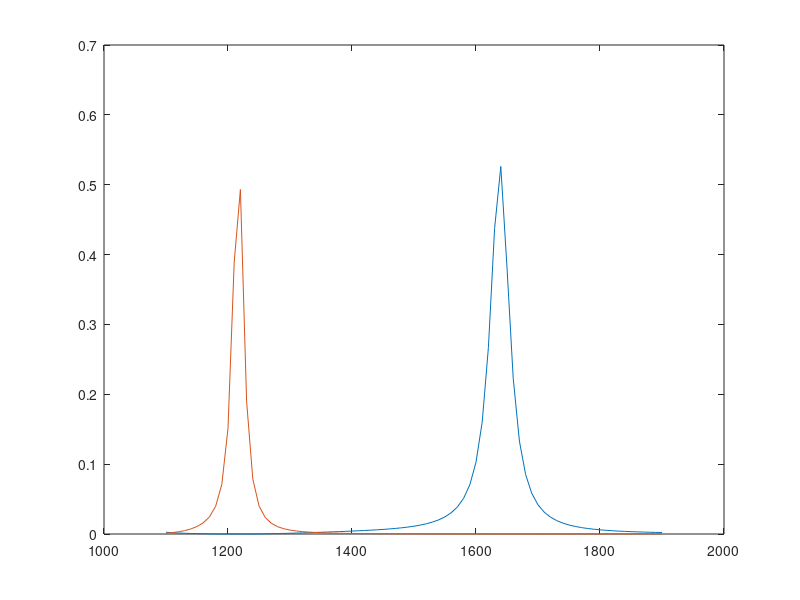

This chart was generated by the following MATLAB code:
close all;
clc;
clear all;
x=[% Model:              8.mph
% Version:            COMSOL 6.3.0.290
% Date:               Nov 3 2026, 00:06
% Dimension:          1
% Nodes:              162
% Expressions:        1
% Description:        Global
% Operating waveglength (nm) , 
1100                         0.0024842662953805904
1110                         0.0018930805637201239
1120                         0.0014281740175025833
1129.9999999999998           0.00105888890793854
1140                         7.637452569200325E-4
1149.9999999999998           5.277837423166555E-4
1160                         3.407776516426508E-4
1169.9999999999998           1.9613535724109674E-4
1180                         9.051963665875033E-5
1190                         2.4850406453751062E-5
1200                         9.995783042006866E-6
1210                         8.077350755797462E-5
1220                         1.0117716777919338E-4
1230                         2.3071857875455566E-5
1239.9999999999998           5.876047722078242E-5
1250                         1.5110034778965215E-4
1259.9999999999998           2.8072027947344003E-4
1270                         4.418121519700448E-4
1279.9999999999998           6.310570599774235E-4
1290                         8.454090052774105E-4
1300                         0.0010817085506863694
1310                         0.001336772601912361
1320                         0.0016076222949497915
1330                         0.001891726713235557
1340                         0.0021872071128282234
1349.9999999999998           0.0024929803491539615
1360                         0.002808842604026057
1369.9999999999998           0.003135508654819703
1380                         0.003474628964225284
1389.9999999999998           0.003828808726574148
1400                         0.004201630728783535
1409.9999999999998           0.004597993487236971
1420                         0.005024526972452196
1430                         0.005489609827343543
1440                         0.006003739802600941
1450                         0.00658010104246445
1459.9999999999998           0.007235392987381965
1470                         0.007991035109957297
1479.9999999999998           0.008874926372868668
1490                         0.009924046329411303
1499.9999999999998           0.01118836905569267
1510                         0.012736884152652627
1519.9999999999998           0.014667103703258251
1530                         0.017120530446748203
1540                         0.020308701078560705
1550                         0.024558775801067023
1560                         0.030396954992007647
1569.9999999999998           0.03870892910579164
1580                         0.05106601717006016
1589.9999999999998           0.07042697898716009
1600                         0.10271788834283241
1609.9999999999998           0.16030888869551752
1620                         0.2671285320575501
1629.9999999999998           0.43748879514557687
1640                         0.5261465209309463
1650                         0.38134637718247605
1660                         0.2230410299137927
1670                         0.13305977477558756
1679.9999999999998           0.08512015693127725
1690                         0.058103936480149415
1699.9999999999998           0.041786637320898774
1710                         0.03131085117979083
1719.9999999999998           0.024237279439531013
1730                         0.019259509418613024
1739.9999999999998           0.015635274276178564
1750                         0.012920630411331466
1759.9999999999998           0.010838125173109548
1770                         0.00920770291110898
1780                         0.007908663610238814
1789.9999999999998           0.00685778971431538
1800                         0.005996280947779334
1809.9999999999998           0.0052816828830572924
1820                         0.004682752455847099
1829.9999999999998           0.004176101706582834
1840                         0.0037439534134795925
1849.9999999999998           0.003372607461680284
1860                         0.003051372791920926
1869.9999999999998           0.0027718106268718925
1880                         0.002527189773148271
1890                         0.002312088919891082
1899.9999999999998           0.0021221024437133936

];
y=[1100                         0.0011934569801375138
1110                         0.001998821209037925
1120                         0.0031691701023582415
1129.9999999999998           0.004842857370428043
1140                         0.007233182850136567
1149.9999999999998           0.010703999440407107
1160                         0.01594433991290313
1169.9999999999998           0.024403813322090396
1180                         0.03952607859963904
1190                         0.07090463295013098
1200                         0.15119314012535698
1210                         0.3893549127164563
1220                         0.4931811165105062
1230                         0.18992942196600976
1239.9999999999998           0.0787722768360435
1250                         0.040279269372010866
1259.9999999999998           0.023678439177739603
1270                         0.01526196856877692
1279.9999999999998           0.010490008003001957
1290                         0.007558675310615515
1300                         0.00564692443946361
1310                         0.004340942059503941
1320                         0.0034151228950185146
1330                         0.0027385919280553815
1340                         0.002231518728459027
1349.9999999999998           0.001843150655270107
1360                         0.001540082123487692
1369.9999999999998           0.00129966732131431
1380                         0.0011061603939413647
1389.9999999999998           9.483697996397015E-4
1400                         8.181830918070863E-4
1409.9999999999998           7.097443629803432E-4
1420                         6.187619200956413E-4
1430                         5.419282044923784E-4
1440                         4.766653389535218E-4
1450                         4.2094711953682035E-4
1459.9999999999998           3.7316918110862486E-4
1470                         3.3205275522578414E-4
1479.9999999999998           2.96572228796494E-4
1490                         2.658998737590517E-4
1499.9999999999998           2.3936324077316216E-4
1510                         2.1641214126432275E-4
1519.9999999999998           1.9659309068512023E-4
1530                         1.7952967989396933E-4
1540                         1.6490765440977425E-4
1550                         1.5246351629784902E-4
1560                         1.419750605443071E-4
1569.9999999999998           1.3325077978352856E-4
1580                         1.2611034043193356E-4
1589.9999999999998           1.2033276880917301E-4
1600                         1.15494835431865E-4
1609.9999999999998           1.1042798372735133E-4
1620                         1.0135707662228542E-4
1629.9999999999998           7.859512872621716E-5
1640                         4.120512090832838E-5
1650                         2.58956216871656E-5
1660                         3.215149001598091E-5
1670                         4.067618011584383E-5
1679.9999999999998           4.7146815341614806E-5
1690                         5.1862432704148844E-5
1699.9999999999998           5.5497242566070183E-5
1710                         5.852793174616687E-5
1719.9999999999998           6.125517529748787E-5
1730                         6.386910168906648E-5
1739.9999999999998           6.649422424903825E-5
1750                         6.921620283090952E-5
1759.9999999999998           7.209753816032053E-5
1770                         7.518694388778982E-5
1780                         7.852511342690003E-5
1789.9999999999998           8.214839883223862E-5
1800                         8.60914737230913E-5
1809.9999999999998           9.038820321746831E-5
1820                         9.507413865652199E-5
1829.9999999999998           1.0018672466929574E-4
1840                         1.0576635044528438E-4
1849.9999999999998           1.1185713609689957E-4
1860                         1.185077027620658E-4
1869.9999999999998           1.257719679222507E-4
1880                         1.33710000491055E-4
1890                         1.4238896730928282E-4
1899.9999999999998           1.518842026620964E-4];
figure
plot(x(:,1),x(:,2))
hold
plot(y(:,1),y(:,2))
